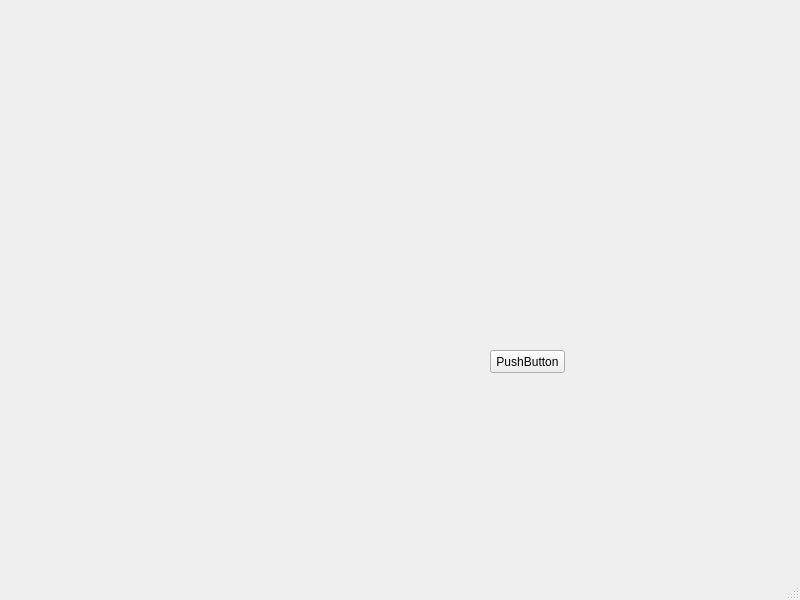
<?xml version="1.0" encoding="UTF-8"?>
<ui version="4.0">
 <class>MainWindow</class>
 <widget class="QMainWindow" name="MainWindow">
  <property name="geometry">
   <rect>
    <x>0</x>
    <y>0</y>
    <width>800</width>
    <height>600</height>
   </rect>
  </property>
  <property name="windowTitle">
   <string>MainWindow</string>
  </property>
  <widget class="QWidget" name="centralwidget">
   <widget class="QPushButton" name="pushButton">
    <property name="geometry">
     <rect>
      <x>490</x>
      <y>350</y>
      <width>75</width>
      <height>23</height>
     </rect>
    </property>
    <property name="text">
     <string>PushButton</string>
    </property>
   </widget>
  </widget>
  <widget class="QMenuBar" name="menubar">
   <property name="geometry">
    <rect>
     <x>0</x>
     <y>0</y>
     <width>800</width>
     <height>21</height>
    </rect>
   </property>
  </widget>
  <widget class="QStatusBar" name="statusbar"/>
 </widget>
 <resources/>
 <connections/>
</ui>
